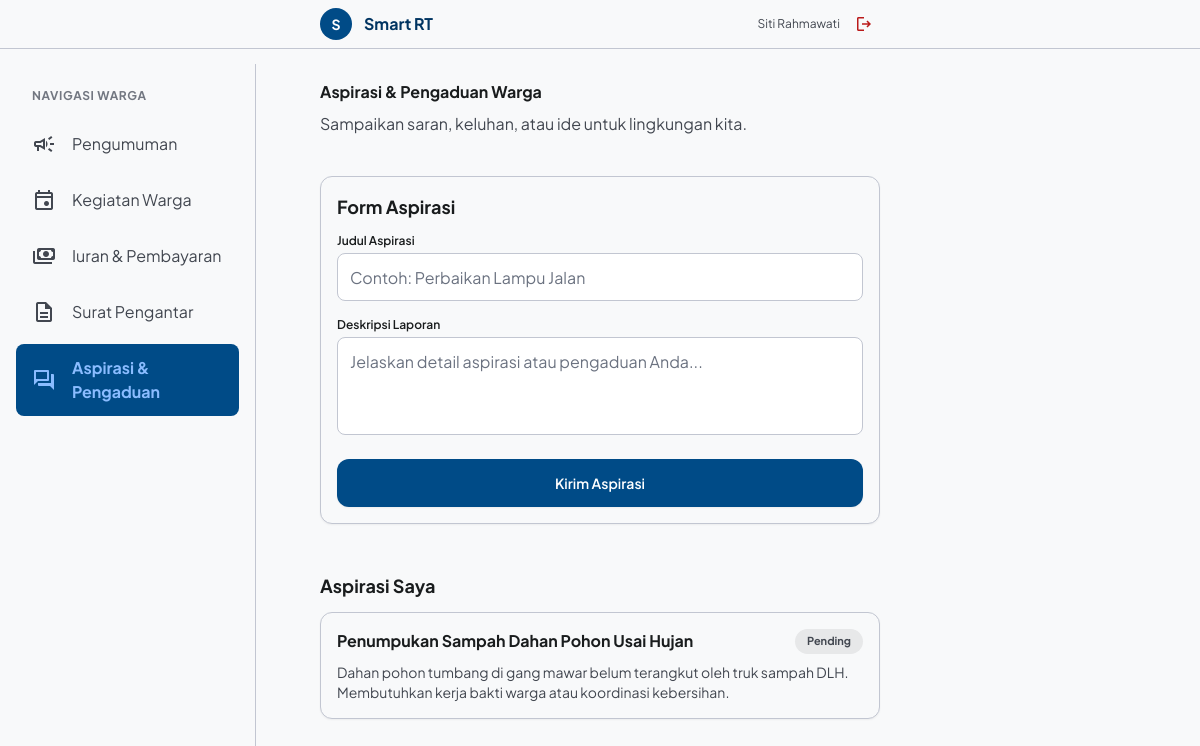
The page /warga/aspirasi (signed in) on the database its author committed.
### tables this page shows
CREATE TABLE aspirasi (
            id_pengaduan INTEGER PRIMARY KEY AUTOINCREMENT,
            id_warga INTEGER NOT NULL,
            judul TEXT NOT NULL,
            isi_laporan TEXT NOT NULL,
            foto_bukti TEXT,
            status TEXT DEFAULT 'pending',
            FOREIGN KEY (id_warga) REFERENCES warga(id_warga) ON DELETE CASCADE
        );

### app.py (the view, shortened to what this page needs)
@app.route('/warga/aspirasi', methods=['GET', 'POST'])
def warga_aspirasi():
    if 'user_id' not in session:
        return redirect(url_for('login'))
    id_warga = session['user_id']
    success_msg = None
    conn = db.get_db()
    cursor = conn.cursor()
    cursor.execute("SELECT * FROM aspirasi WHERE id_warga = ? ORDER BY id_pengaduan DESC", (id_warga,))
    aspirasi_list = [dict(row) for row in cursor.fetchall()]
    conn.close()
    return render_template('warga_aspirasi.html', aspirasi_list=aspirasi_list, success_msg=success_msg)

### app.py (called while the page is built)
@app.context_processor
def inject_global_vars():
    return dict(now_date=datetime.now().strftime('%A, %d %b %Y'))

### db.py (called while the page is built)
def get_db():
    conn = sqlite3.connect(DB_FILE)
    conn.row_factory = sqlite3.Row
    return conn

### templates/warga_aspirasi.html (shortened to what this page needs)
{% extends 'warga_base.html' %}
{% set active_tab = 'aspirasi' %}
{% block content %}
<div class="flex flex-col gap-stack-sm my-2">
    <h1 class="font-headline-lg-mobile text-headline-lg-mobile text-on-background font-bold">Aspirasi & Pengaduan Warga</h1>
    <p class="font-body-md text-body-md text-on-surface-variant">Sampaikan saran, keluhan, atau ide untuk lingkungan kita.</p>
</div>
<section class="bg-surface border border-outline-variant rounded-xl p-stack-md my-2 shadow-sm">
    <h2 class="font-headline-md text-headline-md text-on-background font-bold text-lg mb-3">Form Aspirasi</h2>
    <form class="flex flex-col gap-stack-md" action="/warga/aspirasi" method="POST">
        <div class="flex flex-col gap-1">
            <label class="font-label-md text-label-md text-on-surface font-semibold text-xs">Judul Aspirasi</label>
            <input name="judul" class="h-element-height-tap rounded-lg border border-outline-variant px-3 font-body-md text-body-md text-on-surface focus:border-primary focus:ring-1 focus:ring-primary outline-none" placeholder="Contoh: Perbaikan Lampu Jalan" type="text" required/>
        </div>
        <div class="flex flex-col gap-1">
            <label class="font-label-md text-label-md text-on-surface font-semibold text-xs">Deskripsi Laporan</label>
            <textarea name="isi_laporan" class="rounded-lg border border-outline-variant p-3 font-body-md text-body-md text-on-surface focus:border-primary focus:ring-1 focus:ring-primary outline-none resize-none" placeholder="Jelaskan detail aspirasi atau pengaduan Anda..." rows="3" required></textarea>
        </div>
        <button class="h-element-height-tap w-full bg-primary-container text-on-primary rounded-xl font-label-md text-sm font-semibold flex items-center justify-center mt-2 active:scale-[0.98] transition-transform shadow-sm" type="submit">
            Kirim Aspirasi
        </button>
    </form>
</section>
<section class="my-4">
    <h2 class="font-headline-md text-headline-md text-on-background font-bold text-lg mb-3">Aspirasi Saya</h2>
    <div class="flex flex-col gap-stack-md">
        {% for a in aspirasi_list %}
        <div class="bg-surface rounded-xl border border-outline-variant p-stack-md shadow-sm p-4">
            <div class="flex justify-between items-start mb-2">
                <div>
                    <h3 class="font-headline-md text-headline-md text-on-background font-bold text-base">{{ a.judul }}</h3>
                </div>
                {% if a.status == 'selesai' %}
                <span class="inline-block px-3 py-1 bg-secondary/15 text-secondary rounded-full font-label-md text-[11px] font-bold">Selesai</span>
                {% elif a.status == 'diproses' %}
                <span class="inline-block px-3 py-1 bg-tertiary-fixed-dim/30 text-tertiary-container rounded-full font-label-md text-[11px] font-bold">Diproses</span>
                {% else %}
                <span class="inline-block px-3 py-1 bg-surface-container-high text-on-surface-variant rounded-full font-label-md text-[11px] font-bold">Pending</span>
                {% endif %}
            </div>
            <p class="font-body-md text-body-md text-on-surface-variant text-sm mt-1">{{ a.isi_laporan }}</p>
        </div>
        {% else %}
        <div class="p-6 text-center text-outline bg-surface rounded-xl border border-outline-variant text-sm">
            Anda belum pernah mengirim aspirasi.
        </div>
        {% endfor %}
    </div>
</section>
{% endblock %}

### templates/warga_base.html (style rules this page uses)
body { font-family: 'Plus Jakarta Sans', sans-serif; background-color: #f8f9fa; min-height: 100vh; }

### rows shown on the page
aspirasi: judul "Penumpukan Sampah Dahan Pohon Usai Hujan", status "Pending", isi_laporan "Dahan pohon tumbang di gang mawar belum terangkut oleh truk sampah DLH. Membutuhkan kerja bakti warga atau koordinasi kebersihan."

### other values the page prints
{{ session['user_name'][0] if session.get('user_name') else 'W' }} "S"
{{ session['user_name'] }} "Siti Rahmawati"
